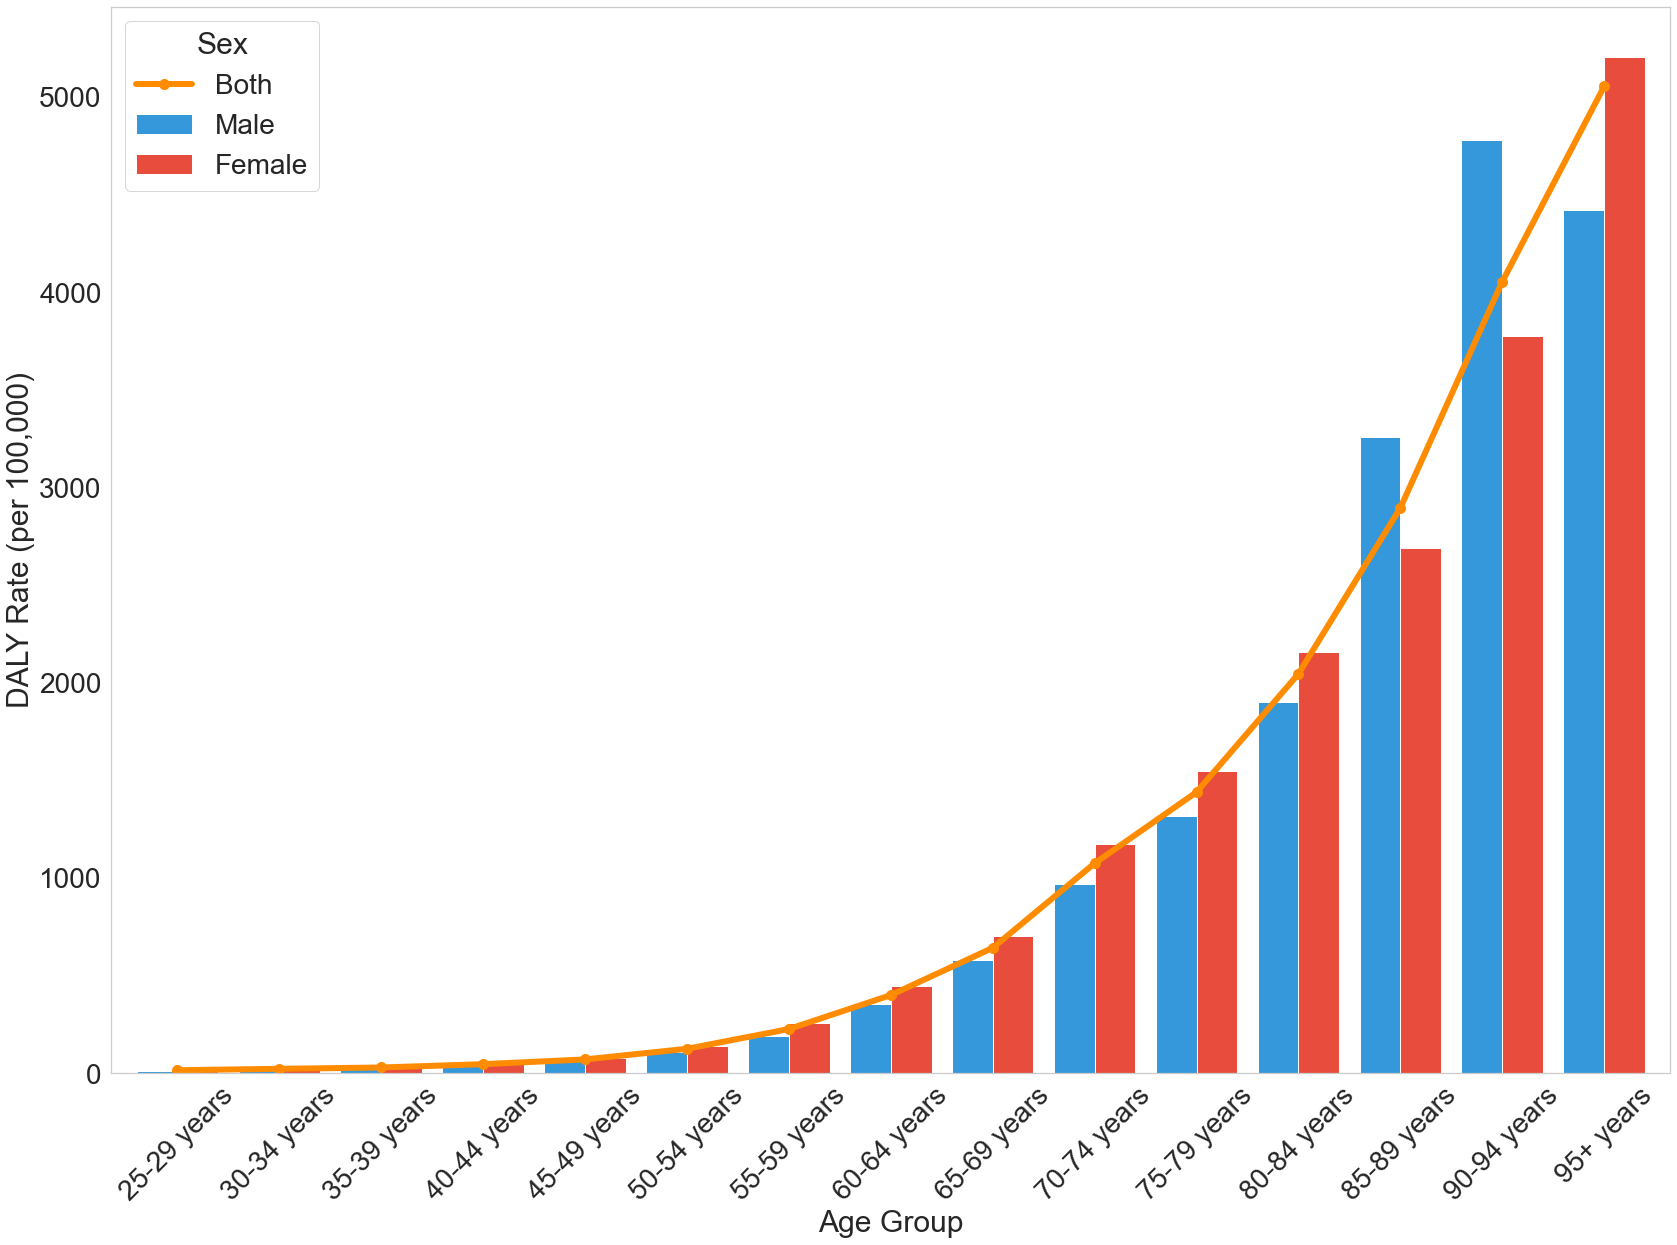

Source code (Python):
# -*- coding: utf-8 -*-
"""
Created on Tue Jul  2 17:10:12 2024

@author: 61967
"""

# -*- coding: utf-8 -*-
"""
Created on Tue Jul  2 16:29:34 2024

@author: 61967
"""

import pandas as pd
import matplotlib.pyplot as plt
import seaborn as sns

# 加载数据
file_path = 'C:\\Users\\61967\\Desktop\\GBD\\China\\年龄段\\中国\\DALY china.csv'
data = pd.read_csv(file_path)

# 过滤数据，仅保留 "Low physical activity" 和 2021年的数据
filtered_activity_data = data[(data['rei'] == 'Low physical activity') & (data['year'] == 2021)]

# 创建透视表，索引为年龄组，列为性别，值为DALYs率
pivot_activity_data = filtered_activity_data.pivot_table(index='age', columns='sex', values='val')

# 设置风格为自然风格
sns.set(style="whitegrid")

# 修改配色
colors = {'Male': '#3498db', 'Female': '#e74c3c', 'Both': '#FF8C00'}  # 蓝色、红色和橙色

# 设置字体大小
plt.rcParams.update({'font.size': 30})  # 更新全局字体大小

# 绘制并排柱状图和折线图
fig, ax1 = plt.subplots(figsize=(24, 18))

# 绘制柱状图
bars = pivot_activity_data[['Male', 'Female']].plot(kind='bar', color=[colors['Male'], colors['Female']], ax=ax1, width=0.8)

# 绘制折线图
ax1.plot(pivot_activity_data.index, pivot_activity_data['Both'], color=colors['Both'], marker='o', markersize=10, linewidth=6, label='Both')

# 设置标题和标签
ax1.set_title('', fontsize=30)
ax1.set_xlabel('Age Group', fontsize=30)
ax1.set_ylabel('DALY Rate (per 100,000)', fontsize=30)

# 设置x轴和y轴刻度
ax1.set_xticklabels(pivot_activity_data.index, rotation=45, fontsize=28)
ax1.tick_params(axis='y', labelsize=28)

# 设置图例，将 "Both" 合并到左上角的图例中
lines, labels = ax1.get_legend_handles_labels()
ax1.legend(lines, labels, fontsize=28, title='Sex', title_fontsize=30, loc='upper left')

# 去除网格线
ax1.grid(False)

# 显示和保存图表
plt.tight_layout()
plt.show()
